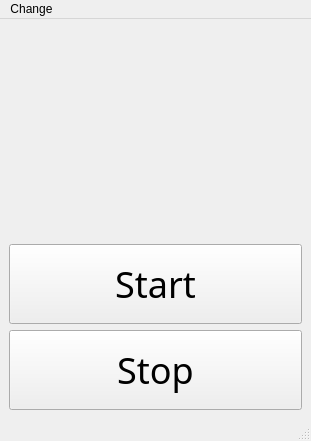
<?xml version="1.0" encoding="UTF-8"?>
<ui version="4.0">
 <class>MainWindow</class>
 <widget class="QMainWindow" name="MainWindow">
  <property name="geometry">
   <rect>
    <x>0</x>
    <y>0</y>
    <width>311</width>
    <height>441</height>
   </rect>
  </property>
  <property name="windowTitle">
   <string>MainWindow</string>
  </property>
  <widget class="QWidget" name="centralwidget">
   <layout class="QGridLayout" name="gridLayout">
    <item row="0" column="0">
     <widget class="QLabel" name="label_4">
      <property name="text">
       <string/>
      </property>
     </widget>
    </item>
    <item row="6" column="0">
     <widget class="QLabel" name="label_7">
      <property name="text">
       <string/>
      </property>
     </widget>
    </item>
    <item row="9" column="0">
     <widget class="QPushButton" name="pushButton_3">
      <property name="minimumSize">
       <size>
        <width>250</width>
        <height>80</height>
       </size>
      </property>
      <property name="font">
       <font>
        <family>Montserrat Medium</family>
        <pointsize>27</pointsize>
       </font>
      </property>
      <property name="autoFillBackground">
       <bool>false</bool>
      </property>
      <property name="text">
       <string>Start</string>
      </property>
      <property name="checkable">
       <bool>false</bool>
      </property>
      <property name="checked">
       <bool>false</bool>
      </property>
      <property name="autoDefault">
       <bool>true</bool>
      </property>
      <property name="default">
       <bool>false</bool>
      </property>
      <property name="flat">
       <bool>false</bool>
      </property>
     </widget>
    </item>
    <item row="3" column="0">
     <widget class="QLabel" name="label">
      <property name="text">
       <string/>
      </property>
     </widget>
    </item>
    <item row="2" column="0">
     <widget class="QLabel" name="label_2">
      <property name="text">
       <string/>
      </property>
     </widget>
    </item>
    <item row="1" column="0">
     <widget class="QLabel" name="label_3">
      <property name="text">
       <string/>
      </property>
     </widget>
    </item>
    <item row="10" column="0">
     <widget class="QPushButton" name="pushButton_4">
      <property name="minimumSize">
       <size>
        <width>250</width>
        <height>80</height>
       </size>
      </property>
      <property name="font">
       <font>
        <family>Montserrat Medium</family>
        <pointsize>27</pointsize>
        <weight>50</weight>
        <italic>false</italic>
        <bold>false</bold>
        <underline>false</underline>
        <strikeout>false</strikeout>
        <stylestrategy>PreferDefault</stylestrategy>
        <kerning>true</kerning>
       </font>
      </property>
      <property name="tabletTracking">
       <bool>false</bool>
      </property>
      <property name="text">
       <string>Stop</string>
      </property>
      <property name="autoDefault">
       <bool>true</bool>
      </property>
      <property name="default">
       <bool>false</bool>
      </property>
     </widget>
    </item>
    <item row="5" column="0">
     <widget class="QLabel" name="label_6">
      <property name="text">
       <string/>
      </property>
     </widget>
    </item>
    <item row="7" column="0">
     <widget class="QLabel" name="label_8">
      <property name="text">
       <string/>
      </property>
     </widget>
    </item>
    <item row="4" column="0">
     <widget class="QLabel" name="label_5">
      <property name="text">
       <string/>
      </property>
     </widget>
    </item>
    <item row="8" column="0">
     <widget class="QLabel" name="label_9">
      <property name="text">
       <string/>
      </property>
     </widget>
    </item>
   </layout>
  </widget>
  <widget class="QMenuBar" name="menubar">
   <property name="geometry">
    <rect>
     <x>0</x>
     <y>0</y>
     <width>311</width>
     <height>24</height>
    </rect>
   </property>
   <widget class="QMenu" name="menuChange">
    <property name="title">
     <string>Change</string>
    </property>
    <addaction name="actionProfile_Data"/>
    <addaction name="actionCard_Data"/>
    <addaction name="actionPrice_Limit"/>
    <addaction name="actionUpdate_Frequency"/>
    <addaction name="actionWorking_Hours"/>
    <addaction name="actionPost_Ids"/>
    <addaction name="actionReplace_Frequency"/>
   </widget>
   <addaction name="menuChange"/>
  </widget>
  <widget class="QStatusBar" name="statusbar"/>
  <action name="actionProfile_Data">
   <property name="text">
    <string>Profile Data</string>
   </property>
  </action>
  <action name="actionCard_Data">
   <property name="text">
    <string>Card Data</string>
   </property>
  </action>
  <action name="actionPrice_Limit">
   <property name="text">
    <string>Price Limit</string>
   </property>
  </action>
  <action name="actionUpdate_Frequency">
   <property name="text">
    <string>Update Frequency</string>
   </property>
  </action>
  <action name="actionWorking_Hours">
   <property name="text">
    <string>Working Hours</string>
   </property>
  </action>
  <action name="actionPost_Ids">
   <property name="text">
    <string>Post Ids</string>
   </property>
  </action>
  <action name="actionReplace_Frequency">
   <property name="text">
    <string>Replace Frequency</string>
   </property>
  </action>
 </widget>
 <resources/>
 <connections/>
</ui>
